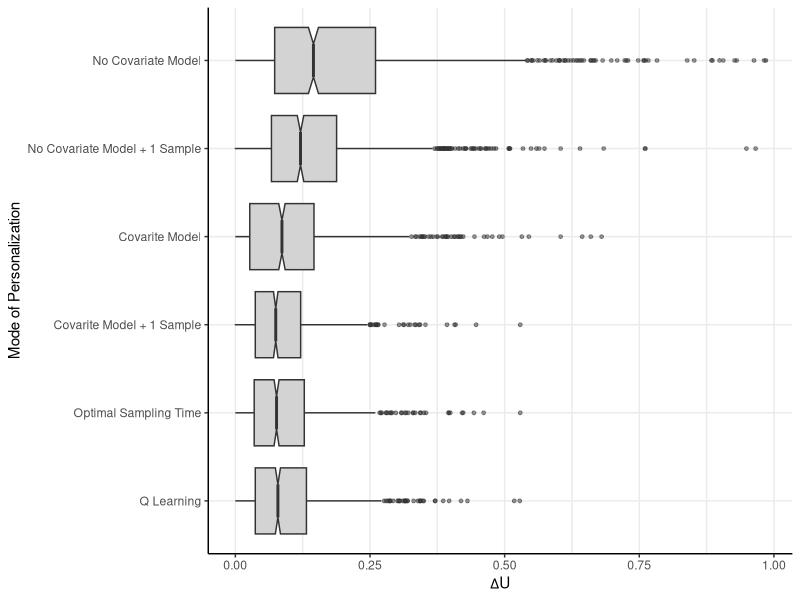
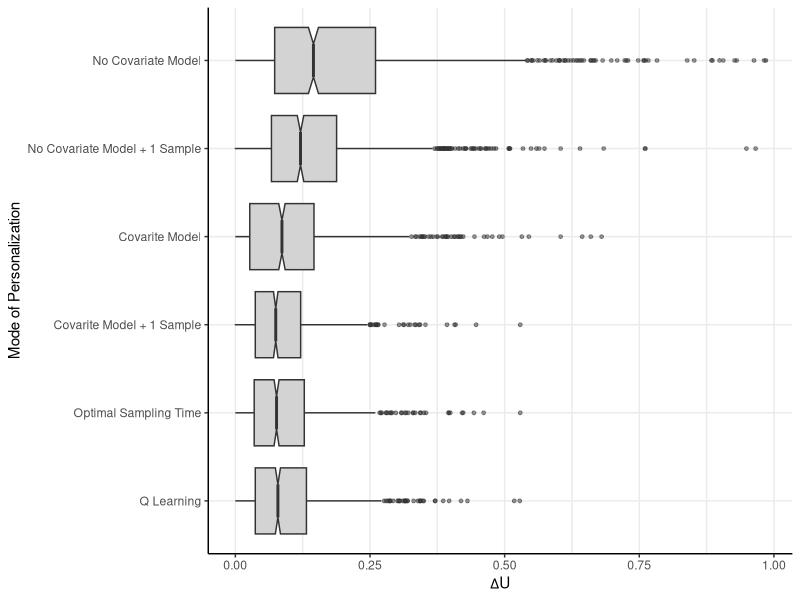

Write R code to recreate these figures, in order.
library(tidyverse)
theme_set(theme_classic())

d = read_csv('../data/generated_data/simulation_results.csv')

method_order = c('No Covariate Model','No Covariate Model + 1 Sample', 'Covarite Model', 'Covarite Model + 1 Sample','Optimal Sampling Time', 'Q Learning')
d$Method = factor(d$Method, levels = method_order, ordered = T)

d %>% 
  ggplot(aes(delta, fct_rev(Method)))+
  geom_boxplot(fill = 'Light Gray', notch = T, outlier.size = 1, outlier.alpha = 0.5)+
  labs(x = expression(paste(Delta,'U')),
       y = 'Mode of Personalization')+
  theme(
    panel.grid.major = element_line(),
    panel.grid.minor = element_line(),
  )

  ggsave('models_of_personalization_differences.png', height = 9, width = 16, units = 'cm', dpi = 480)
  